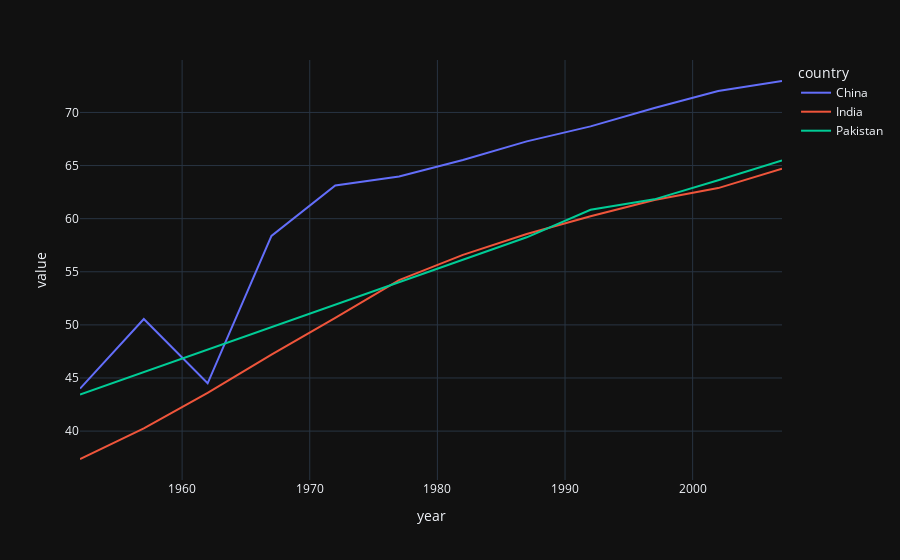

Source (notebook cell):
### Code cell
px.line(indchpk,x=indchpk.index,y=indchpk.columns,template='plotly_dark')

### Figure 1 — Plotly figure (JSON) as saved in the notebook; plotly's stock layout.template omitted (floating-point values rounded to 4 significant figures)
{"data": [{"hovertemplate": "country=China<br>year=%{x}<br>value=%{y}<extra></extra>", "legendgroup": "China", "line": {"color": "#636efa", "dash": "solid"}, "marker": {"symbol": "circle"}, "mode": "lines", "name": "China", "orientation": "v", "showlegend": true, "type": "scatter", "x": [1952, 1957, 1962, 1967, 1972, 1977, 1982, 1987, 1992, 1997, 2002, 2007], "xaxis": "x", "y": [44.0, 50.55, 44.5, 58.38, 63.12, 63.97, 65.53, 67.27, 68.69, 70.43, 72.03, 72.96], "yaxis": "y"}, {"hovertemplate": "country=India<br>year=%{x}<br>value=%{y}<extra></extra>", "legendgroup": "India", "line": {"color": "#EF553B", "dash": "solid"}, "marker": {"symbol": "circle"}, "mode": "lines", "name": "India", "orientation": "v", "showlegend": true, "type": "scatter", "x": [1952, 1957, 1962, 1967, 1972, 1977, 1982, 1987, 1992, 1997, 2002, 2007], "xaxis": "x", "y": [37.37, 40.25, 43.6, 47.19, 50.65, 54.21, 56.6, 58.55, 60.22, 61.77, 62.88, 64.7], "yaxis": "y"}, {"hovertemplate": "country=Pakistan<br>year=%{x}<br>value=%{y}<extra></extra>", "legendgroup": "Pakistan", "line": {"color": "#00cc96", "dash": "solid"}, "marker": {"symbol": "circle"}, "mode": "lines", "name": "Pakistan", "orientation": "v", "showlegend": true, "type": "scatter", "x": [1952, 1957, 1962, 1967, 1972, 1977, 1982, 1987, 1992, 1997, 2002, 2007], "xaxis": "x", "y": [43.44, 45.56, 47.67, 49.8, 51.93, 54.04, 56.16, 58.24, 60.84, 61.82, 63.61, 65.48], "yaxis": "y"}], "layout": {"legend": {"title": {"text": "country"}, "tracegroupgap": 0}, "margin": {"t": 60}, "xaxis": {"anchor": "y", "domain": [0, 1], "title": {"text": "year"}}, "yaxis": {"anchor": "x", "domain": [0, 1], "title": {"text": "value"}}}}
